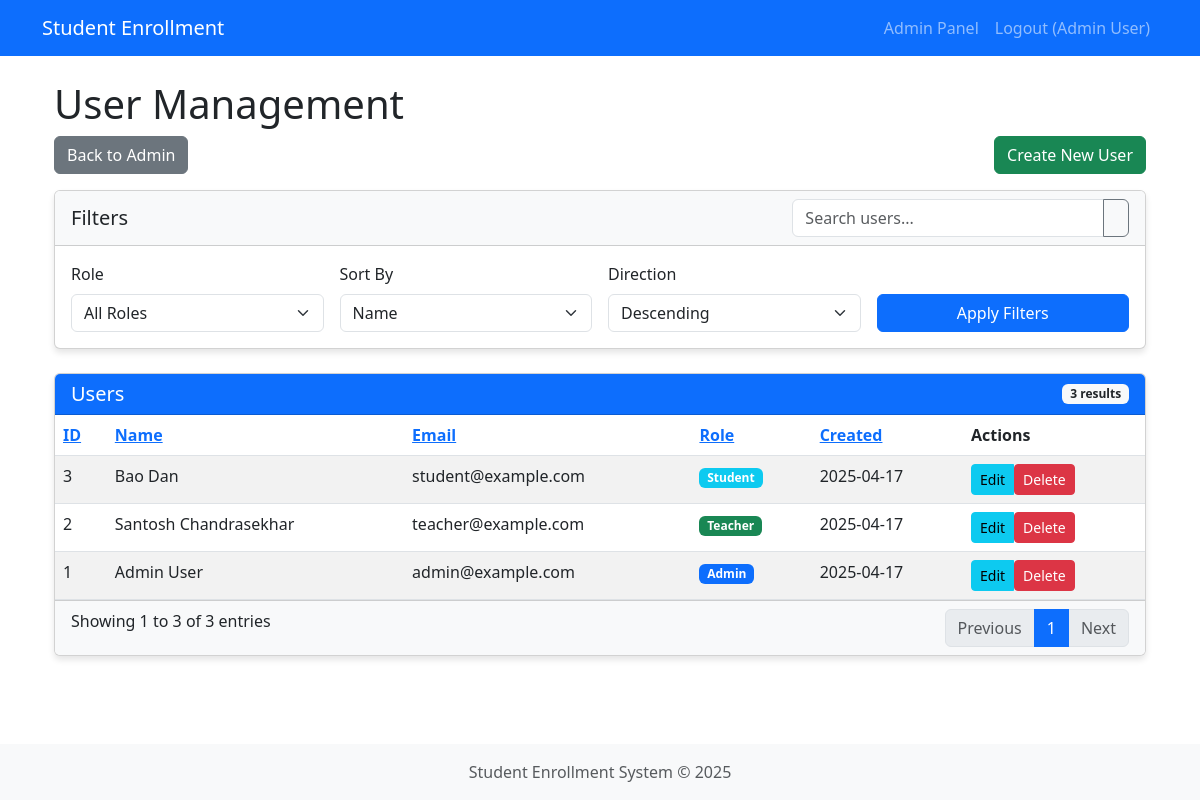
The app's page /admin/custom_users?search=&role=&sort=id&direction=desc (signed in) with its own data.
### app.py (models this page shows, shortened)
class User(db.Model, UserMixin):
    id = db.Column(db.Integer, primary_key=True)
    email = db.Column(db.String(100), unique=True, nullable=False)
    name = db.Column(db.String(100), nullable=False)
    password = db.Column(db.String(200), nullable=False)
    role_id = db.Column(db.Integer, db.ForeignKey('role.id'), nullable=False)
    created_at = db.Column(db.DateTime, default=datetime.now)
    courses_teaching = db.relationship('Course', backref='teacher', lazy=True,
                                      cascade="all, delete-orphan")
    enrollments = db.relationship('Enrollment', backref='student', lazy=True,
                                 cascade="all, delete-orphan",
                                 primaryjoin="User.id==Enrollment.student_id")

class Role(db.Model):
    id = db.Column(db.Integer, primary_key=True)
    name = db.Column(db.String(20), unique=True, nullable=False)
    users = db.relationship('User', backref='role', lazy=True)

### app.py (the view, shortened to what this page needs)
@app.route('/admin/custom_users')
@login_required
@role_required('admin')
def admin_users():
    search = request.args.get('search', '')
    role_id = request.args.get('role', '')
    sort_field = request.args.get('sort', 'id')
    sort_direction = request.args.get('direction', 'asc')
    query = User.query
    if role_id and role_id.isdigit():
        query = query.filter(User.role_id == int(role_id))
    if sort_field == 'name':
        if sort_direction == 'desc':
            query = query.order_by(User.name.desc())
        else:
            query = query.order_by(User.name)
    elif sort_field == 'email':
        if sort_direction == 'desc':
            query = query.order_by(User.email.desc())
        else:
            query = query.order_by(User.email)
    elif sort_field == 'created_at':
        if sort_direction == 'desc':
            query = query.order_by(User.created_at.desc())
        else:
            query = query.order_by(User.created_at)
    else:  # Default sort by ID
        if sort_direction == 'desc':
            query = query.order_by(User.id.desc())
        else:
            query = query.order_by(User.id)
    users = query.all()
    roles = Role.query.all()
    return render_template(
        'admin/users.html',
        users=users,
        roles=roles,
        search=search,
        role_id=role_id,
        sort_field=sort_field,
        sort_direction=sort_direction
    )

### app.py (called while the page is built)
@login_manager.user_loader
def load_user(user_id):
    return User.query.get(int(user_id))

def role_required(role_name):
    def decorator(f):
        @wraps(f)
        def decorated_function(*args, **kwargs):
            if not current_user.is_authenticated:
                return redirect(url_for('login'))
            if not current_user.role or current_user.role.name != role_name:
                flash('You do not have permission to access this page.', 'danger')
                return redirect(url_for('dashboard'))
            return f(*args, **kwargs)
        return decorated_function
    return decorator

### templates/admin/users.html (shortened to what this page needs)
{% extends 'base.html' %}
{% block content %}
<div class="container">
  <div class="row">
    <div class="col-md-12">
      <h1>User Management</h1>
      <div class="d-flex justify-content-between mb-3">
        <div>
          <a href="{{ url_for('admin.index') }}" class="btn btn-secondary">
             Back to Admin
          </a>
        </div>
        <div>
          <a href="{{ url_for('admin_create_user') }}" class="btn btn-success">
             Create New User
          </a>
        </div>
      </div>
      <div class="card mb-4">
        <div class="card-header bg-light">
          <div class="row align-items-center">
            <div class="col">
              <h5 class="mb-0">Filters</h5>
            </div>
            <div class="col-md-4">
              <form method="GET" action="{{ url_for('admin_users') }}" class="input-group">
                <input type="text" name="search" class="form-control" placeholder="Search users..."
                  value="{{ request.args.get('search', '') }}">
                <button type="submit" class="btn btn-outline-secondary">
                </button>
              </form>
            </div>
          </div>
        </div>
        <div class="card-body">
          <div class="row g-3">
            <div class="col-md-3">
              <label class="form-label">Role</label>
              <select class="form-select" name="role" id="role-filter">
                <option value="">All Roles</option>
              </select>
            </div>
            <div class="col-md-3">
              <label class="form-label">Sort By</label>
              <select class="form-select" name="sort" id="sort-field">
                <option value="name" {% if sort_field == 'name' %}selected{% endif %}>Name</option>
              </select>
            </div>
            <div class="col-md-3">
              <label class="form-label">Direction</label>
              <select class="form-select" name="direction" id="sort-direction">
                <option value="desc" {% if sort_direction == 'desc' %}selected{% endif %}>Descending</option>
              </select>
            </div>
            <div class="col-md-3 d-flex align-items-end">
              <button type="button" id="apply-filters" class="btn btn-primary w-100">Apply Filters</button>
            </div>
          </div>
        </div>
      </div>
      <div class="card">
        <div class="card-header bg-primary text-white d-flex justify-content-between align-items-center">
          <h5 class="mb-0">Users</h5>
          <span class="badge bg-light text-dark">{{ users|length }} results</span>
        </div>
        <div class="card-body p-0">
          <div class="table-responsive">
            <table class="table table-striped table-hover mb-0">
              <thead>
                <tr>
                  <th class="admin-list-header">
                    <a href="{{ url_for('admin_users', search=search, role=role_id, sort='id', direction='asc' if sort_field == 'id' and sort_direction == 'desc' else 'desc') }}" class="column-header">ID</a>
                  </th>
                  <th class="admin-list-header">
                    <a href="{{ url_for('admin_users', search=search, role=role_id, sort='name', direction='asc' if sort_field == 'name' and sort_direction == 'desc' else 'desc') }}" class="column-header">Name</a>
                  </th>
                  <th class="admin-list-header">
                    <a href="{{ url_for('admin_users', search=search, role=role_id, sort='email', direction='asc' if sort_field == 'email' and sort_direction == 'desc' else 'desc') }}" class="column-header">Email</a>
                  </th>
                  <th class="admin-list-header">
                    <a href="#" class="column-header">Role</a>
                  </th>
                  <th class="admin-list-header">
                    <a href="{{ url_for('admin_users', search=search, role=role_id, sort='created_at', direction='asc' if sort_field == 'created_at' and sort_direction == 'desc' else 'desc') }}" class="column-header">Created</a>
                  </th>
                  <th class="admin-list-header">Actions</th>
                </tr>
              </thead>
              <tbody>
                {% for user in users %}
                <tr>
                  <td>{{ user.id }}</td>
                  <td>{{ user.name }}</td>
                  <td>{{ user.email }}</td>
                  <td>
                    <span class="badge bg-{{ 'primary' if user.role.name == 'admin' else 'success' if user.role.name == 'teacher' else 'info' }}">
                      {{ user.role.name|capitalize }}
                    </span>
                  </td>
                  <td>{{ user.created_at.strftime('%Y-%m-%d') }}</td>
                  <td>
                    <div class="btn-group" role="group">
                      <a href="{{ url_for('admin_edit_user', user_id=user.id) }}" class="btn btn-sm btn-info">
                         Edit
                      </a>
                      <form method="POST" action="{{ url_for('admin_delete_user', user_id=user.id) }}" class="d-inline"
                        onsubmit="return confirm('Are you sure you want to delete this user?');">
                        <button type="submit" class="btn btn-sm btn-danger">
                           Delete
                        </button>
                      </form>
                    </div>
                  </td>
                </tr>
                {% endfor %}
              </tbody>
            </table>
          </div>
        </div>
        <div class="card-footer bg-light">
          <div class="row">
            <div class="col-md-6">
              <div class="pagination-info">
                Showing 1 to {{ users|length }} of {{ users|length }} entries
              </div>
            </div>
            <div class="col-md-6">
              <nav aria-label="Page navigation">
                <ul class="pagination justify-content-end mb-0">
                  <li class="page-item disabled">
                    <a class="page-link" href="#" tabindex="-1" aria-disabled="true">Previous</a>
                  </li>
                  <li class="page-item active" aria-current="page">
                    <a class="page-link" href="#">1</a>
                  </li>
                  <li class="page-item disabled">
                    <a class="page-link" href="#">Next</a>
                  </li>
                </ul>
              </nav>
            </div>
          </div>
        </div>
      </div>
    </div>
  </div>
</div>
{% endblock %}

### templates/base.html (shortened to what this page needs)
<!DOCTYPE html>
<html lang="en">
<head>
    <link href="https://cdn.jsdelivr.net/npm/bootstrap@5.3.0-alpha1/dist/css/bootstrap.min.css" rel="stylesheet">
</head>
<body>
    <nav class="navbar navbar-expand-lg navbar-dark bg-primary">
        <div class="container">
            <a class="navbar-brand" href="{{ url_for('dashboard') }}">Student Enrollment</a>
            <div class="collapse navbar-collapse" id="navbarNav">
                <ul class="navbar-nav ms-auto">
                    {% if current_user.is_authenticated %}
                        {% if current_user.role %}
                            {% if current_user.role.name == 'student' %}
                                <li class="nav-item">
                                    <a class="nav-link" href="{{ url_for('student_dashboard') }}">My Courses</a>
                                </li>
                                <li class="nav-item">
                                    <a class="nav-link" href="{{ url_for('student_courses') }}">Available Courses</a>
                                </li>
                            {% elif current_user.role.name == 'teacher' %}
                                <li class="nav-item">
                                    <a class="nav-link" href="{{ url_for('teacher_dashboard') }}">My Classes</a>
                                </li>
                            {% elif current_user.role.name == 'admin' %}
                                <li class="nav-item">
                                    <a class="nav-link" href="{{ url_for('admin.index') }}">Admin Panel</a>
                                </li>
                            {% endif %}
                        {% endif %}
                        <li class="nav-item">
                            <a class="nav-link" href="{{ url_for('logout') }}">Logout ({{ current_user.name }})</a>
                        </li>
                    {% endif %}
                </ul>
            </div>
        </div>
    </nav>
    <main class="container py-4">
        {% block content %}{% endblock %}
    </main>
    <footer class="text-center text-muted">
        <div class="container">
            <p class="mb-0">Student Enrollment System &copy; 2025</p>
        </div>
    </footer>
</body>
</html>

### templates/base.html (style rules this page uses)
body { min-height: 100vh; display: flex; flex-direction: column; }
main { flex: 1; }
footer { margin-top: auto; padding: 1rem 0; background-color: #f8f9fa; }
.card { margin-bottom: 20px; box-shadow: 0 4px 6px rgba(0,0,0,0.1); }

### records on screen
User: name "Admin User", id "1", email "admin@example.com", role.name "Admin", created_at "2025-04-17"
User: id "3", name "Bao Dan", email "student@example.com", role.name "Student", created_at "2025-04-17"
User: id "2", name "Santosh Chandrasekhar", email "teacher@example.com", role.name "Teacher", created_at "2025-04-17"

### other values on screen
{{ users|length }} "3"
